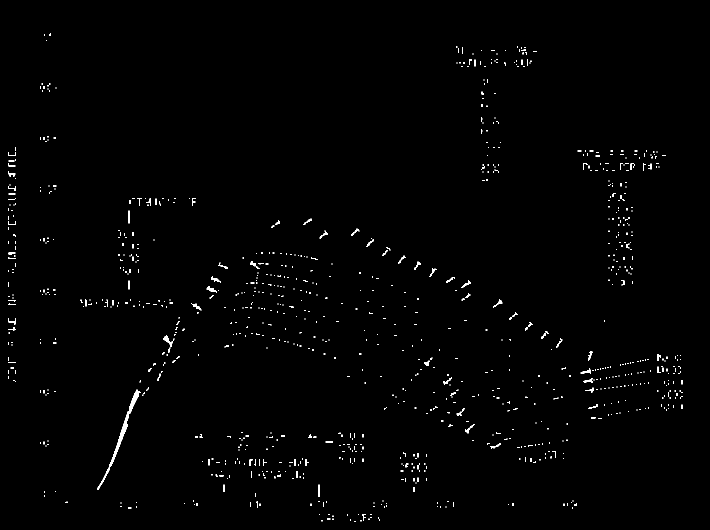
#> input picture curves_extracted.png, 1420 x 1059 px (shown at 1/2 size)
$ python -i synthetic_noise.py   (imports and definitions only)
#> lines starting #> are read from the running program, lines starting #| are printed output that depends on the picture; after the words box and inside, x2 and y2 are one past the last pixel; in counts of white or black regions, pixels touching at a corner belong together
#> further down, picture is the input picture: shape (1059, 1420, 3); 0.8% white in thin lines or dots, all inside (x1, y1, x2, y2) = (16, 67, 1365, 1044)
"""
Synthetic Noise Data Generator — v2

Oklar ve kesik çizgiler cv2 ile piksel seviyesinde çizilir.
Metin hâlâ matplotlib ile (font kalitesi için).

Input:  Grid kaldırılmış grafik (eğriler + eksenler + gürültü elemanları)
Target: 3-kanallı gürültü mask'ı
        R = oklar (arrows)
        G = kesik çizgiler (dashed lines)
        B = metin (text)
"""

import io
import math
import random
import numpy as np
from PIL import Image, ImageEnhance, ImageFilter
import matplotlib
# [1 line not run here, left out]
import matplotlib.pyplot as plt
from typing import Tuple, List, Optional
from dataclasses import dataclass
import cv2


# ════════════════════════════════════════════════════════════════
# CONFIG
# ════════════════════════════════════════════════════════════════

@dataclass
class ChartConfig:
    """Grafik oluşturma ayarları."""
    x_min: float = 0.30
    x_max: float = 1.00
    y_min: float = 0.04
    y_max: float = 0.15

    n_curves: int = 8
    curve_type: str = 'peaked'
    curve_lw: float = 0.6

    # Noise element toggles
    add_arrows: bool = True
    add_dashed_lines: bool = True
    add_text_labels: bool = True
    add_text_boxes: bool = True


# [101 lines left out: functions random_config, generate_curve_shape, _data_to_px, _px_to_data, not called in this run]


# ════════════════════════════════════════════════════════════════
# MATPLOTLIB (sadece eğriler + eksenler + metin)
# ════════════════════════════════════════════════════════════════

DPI = 150


# [29 lines left out: functions _make_fig, _make_mask_fig, _fig_to_array, not called in this run]


def _draw_curves(ax, curves_data, lw=0.6, color='black'):
    for cx, cy in curves_data:
        ax.plot(cx, cy, color=color, linewidth=lw)


# [27 lines left out: functions _draw_curves_cv2, _draw_axes_cv2, not called in this run]


def _draw_axes_lines(ax, cfg: ChartConfig):
    ax.axhline(y=cfg.y_min, color='black', linewidth=2.0, zorder=10)
    ax.axvline(x=cfg.x_min, color='black', linewidth=2.0, zorder=10)


# ════════════════════════════════════════════════════════════════
# CV2 İLE OK ÇİZİMİ (gerçekçi teknik çizim stili)
# ════════════════════════════════════════════════════════════════

# [474 lines left out: functions _generate_arrow_specs, _draw_arrow_cv2, _draw_arrow_pil, _draw_arrows_on_img, _generate_dashed_specs, _segments_intersect and 4 more, not called in this run]


# ════════════════════════════════════════════════════════════════
# SCAN ARTIFACTS
# ════════════════════════════════════════════════════════════════

def add_scan_artifacts(img: np.ndarray, strength: float = 1.0) -> np.ndarray:
#> called with strength = 1
    pil = Image.fromarray(img)
    angle = random.uniform(-1.2, 1.2) * strength
    pil = pil.rotate(angle, fillcolor=(255, 255, 255), resample=Image.BICUBIC)
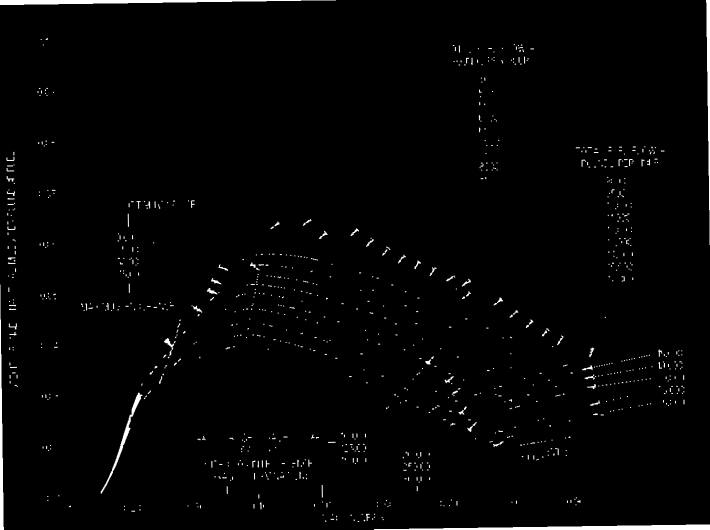
#> pil: PIL image 1420x1059 RGB (shown at 1/2 size); min 0, max 255, mean 4
    pil = ImageEnhance.Brightness(pil).enhance(random.uniform(0.90, 1.10))
    pil = ImageEnhance.Contrast(pil).enhance(random.uniform(0.88, 1.12))

    arr = np.array(pil).astype(np.float32) / 255.0
    noise = np.random.normal(0, 0.012 * strength, arr.shape)
    arr = np.clip(arr + noise, 0, 1)

    buf = io.BytesIO()
    Image.fromarray((arr * 255).astype(np.uint8)).save(
        buf, format='JPEG', quality=random.randint(50, 80))
    buf.seek(0)
    return np.array(Image.open(buf).convert('RGB'))


# ════════════════════════════════════════════════════════════════
# MAIN GENERATOR
# ════════════════════════════════════════════════════════════════

# [157 lines left out: functions make_sample, make_sample_pair, get_torch_dataset, not called in this run]


# ════════════════════════════════════════════════════════════════
# TEST
# ════════════════════════════════════════════════════════════════

# [22 lines not run here, left out]

>>> import cv2
>>> picture = cv2.cvtColor(cv2.imread('../curves_extracted.png'), cv2.COLOR_BGR2RGB)
>>> result = add_scan_artifacts(picture)
